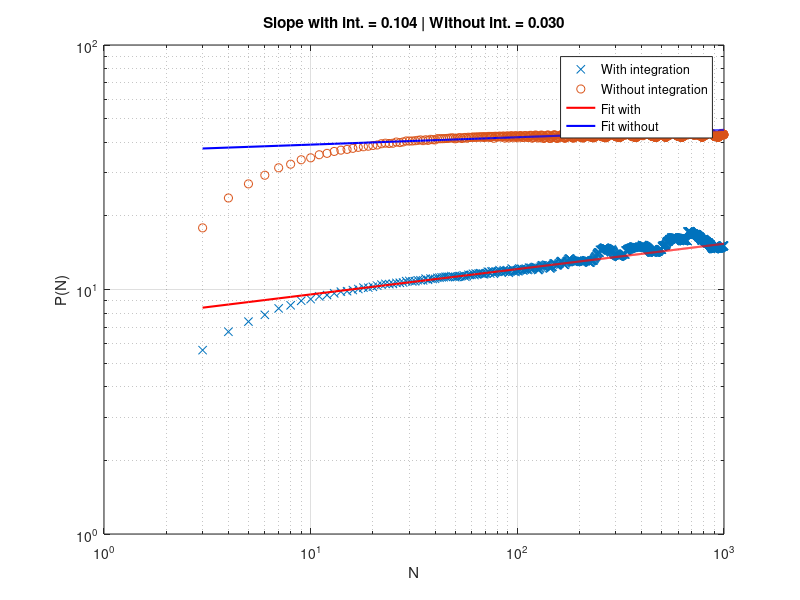

The MATLAB source for this figure:
close all ; clear all ; clc;

function plot_signal(x, y, n)

    mean_x = mean(x);
    mean_y = mean(y);

    strMeanX = sprintf('mean(x) = %.4f', mean_x);
    strMeanY = sprintf('mean(y) = %.4f', mean_y);

    figure('Name','I/O Signals');
    subplot(3, 1, 1);
    plot(1:1:n, y, 'LineWidth', 1.2, 'DisplayName', 'Output y[n]');
    hold on;
    plot(1:1:n, x, 'LineWidth', 1.2, 'DisplayName', 'Input x[n]');
    xlabel('Sample');
    ylabel('Signal');
    title('Input & Output Signal');
    grid on;
    legend('Location','best');
    xlim([1 n]);
    
    subplot(3, 1, 2);
    plot(1:1:n, x);
    xlabel('Sample');
    ylabel('Signal');
    title('Input Signal');
    legend(strMeanX, 'Location', 'northeast');
    grid on;
    
    
    subplot(3, 1, 3);
    plot(1:1:n, y);
    xlabel('Sample');
    ylabel('Signal');
    title('Output signal');
    legend(strMeanY, 'Location', 'northeast');
    grid on;

    sgtitle('Time-domain signals (I/O)', 'Color', 'k', 'FontSize', 14, 'FontWeight', 'bold');
end

function plot_pole_zero_diagram(b, a, fn, h)
    figure('Name','Pôle/Zero + Transf Func');
    title('Pole/Zero diagram + Transfert function');
    
    subplot(3, 1, 1);
    zplane(b, a);
    title('Pole-zero diagram');
    grid on;
    
    subplot(3, 1, 2);
    plot(fn, abs(h), 'LineWidth', 1.5);
    xlabel('Normalized frequency f/f_e');
    ylabel('|H(f)|');
    title('Magnitude response');
    grid on;
    xlim([-0.5 0.5]);
    
    subplot(3, 1, 3);
    plot(fn, angle(h), 'LineWidth', 1.5);
    xlabel('Normalized frequency f/f_e');
    ylabel('Phase (rad)');
    title('Phase response');
    grid on;
    xlim([-0.5 0.5]);

    sgtitle('Pole-Zero diagram + Transfer function', 'Color', 'k', 'FontSize', 14, 'FontWeight', 'bold');
end


function plot_signal_properties(u, fn, N, sigName)
    U = fftshift(fft(u));
    periodo = (abs(U).^2) / N; 
    mean_perio = mean(periodo);
    R_uu = xcorr(u, 'biased');
    lags = -(N-1):(N-1);

    strMeanPerio = sprintf('mean(|%s|^2/N) = %.4f', upper(sigName), mean_perio);

    figure('Name', sprintf('%s Properties', sigName));
    
    subplot(3, 1, 1);
    plot(fn, abs(U));
    ylabel(sprintf('|%s(f)|', upper(sigName)));
    xlabel('Normalized frequency f/f_e');
    xlim([-0.5 0.5]);
    title(sprintf('Amplitude spectrum of %s', sigName));
    grid on;

    subplot(3, 1, 2);
    plot(fn, 10*log10(periodo));
    ylabel(sprintf('|%s(f)|^2 / N  (dB)', upper(sigName)));
    xlabel('Normalized frequency f/f_e');
    title(sprintf('Power spectral density estimation of %s', sigName));
    xlim([-0.5 0.5]);
    legend(strMeanPerio, 'Location', 'northeast');
    
    subplot(3, 1, 3);
    plot(lags, R_uu);
    ylabel(sprintf('R_{%s %s}', sigName, sigName));
    xlabel('Lag \tau');
    xlim([-500 500]);
    grid on;
    title(sprintf('Autocorrelation of %s', sigName));
    
    sgtitle(sprintf('Statistical properties of %s', sigName), 'Color', 'k', 'FontSize', 14, 'FontWeight', 'bold');
end

% Step 1
function y_cum = integrate_signal(x)
    x_cent = x - mean(x);
    % y_cum = cumtrapz(1:length(x), x_cent); % Which one int. is better ?
    y_cum = cumsum(x_cent);
end

% Step 2/a
function trend = proc_trend_2a(x, N, k)
    M = length(x);
    nb_wind = floor(M/N);
    trend_x = zeros(M, 1);
    for i = 1 : nb_wind
        % trend_segm = mean(x((i-1) * N + 1 : i*N)); % k = 0
        p = polyfit(1:N, x((i-1) * N + 1 : i*N), k);
        trend_segm = polyval(p, 1:N);
        trend_x((i-1) * N + 1 : i*N) = trend_segm;
    end
    trend = trend_x;
end

% Step 2/b
function trend = proc_trend_2b(x, N)
    M = length(x);
    nb_wind = floor(M/N);
    trend_x = zeros(M, 1);
    for i = 1 : nb_wind
        z = exp(1j*2*pi*(1:N-1)/N);
        b = real(poly(z)) / N;
        trend_segm = filter(b, 1, x((i-1) * N + 1 : i*N));  
        trend_x((i-1) * N + 1 : i*N) = trend_segm;
    end
    trend = trend_x;
end

function trend = proc_trend_2c1(x, N)
    M = length(x);
    nb_wind = floor(M/N);
    trend_x = zeros(M, 1);
    h = ones(1, N) / N;
    h_eq = conv(h, fliplr(h)); % Length = 2N-1 ; Shift = N-1
    for i = 1 : nb_wind
        full = conv(x((i-1) * N + 1 : i*N), h_eq); % Length = 3N-2
        trend_segm = full(N:2*N-1);
        trend_x((i-1) * N + 1 : i*N) = trend_segm;
    end
    trend = trend_x;
end

function trend = proc_trend_2c2(x, N)
    M = length(x);
    nb_wind = floor(M/N);
    trend_x = zeros(M, 1);
    h = ones(1, N) / N;
    h_eq = zeros(1, 2*N-1);
    h_eq(N:2*N-1) = h;
    h_eq(1:N)= h_eq(1:N) + fliplr(h);
    for i = 1 : nb_wind
        full = conv(x((i-1) * N + 1 : i*N), h_eq);
        trend_segm = full(N:2*N-1);        
        trend_x((i-1) * N + 1 : i*N) = trend_segm;
    end
    trend = trend_x;
end

% Etape 4
function [N_values, P, coef, slope] = compute_power_proc_r(y)
    M = length(y);
    N_values = 3:floor(M/2);
    P = zeros(size(N_values));
    
    for idx = 1:numel(N_values)
        Ni = N_values(idx);
        L  = floor(M/Ni);
        trend = proc_trend_2c2(y, Ni); % Switch to change version of computation of the trend
        r = y(1:L*Ni) - trend(1:L*Ni);
        P(idx) = mean(abs(r).^2);
    end
    idx_fit = N_values >= 15 & N_values <= floor(M/10); % Avoid extreme values for the fit
    coef = polyfit(log(N_values(idx_fit)), log(P(idx_fit)), 1);
    slope = coef(1);
end


% 2.2.a
N = 2000;
R = 0.95;
f1_rej = 1/4; % Normalized
f2_rej = 4/9;

omega1 = 2*pi*f1_rej;
omega2 = 2*pi*f2_rej;

z1 = R * exp(1i*omega1);
z2 = R * exp(-1i*omega2);

fn = -1/2 : 1/N : 1/2 - 1/N;

% b = poly([z1 conj(z1) z2 conj(z2)]);
% a = 1;

b = 1;
a = poly([z2 conj(z2)]);

h = freqz(b, a, 2*pi*fn);

u = randn(N, 1);
x = filter(b, a, u);

y = integrate_signal(x);


[N_values_y, P_y, coef_y, slope_y] = compute_power_proc_r(y);
[N_values_x, P_x, coef_x, slope_x] = compute_power_proc_r(x); % without integration step.

figure('Name', "r's Power");
loglog(N_values_y, P_y, 'x'); hold on;
loglog(N_values_x, P_x, 'o');
plot(N_values_y, exp(polyval(coef_y, log(N_values_y))), 'r-', 'LineWidth', 1.5);
plot(N_values_x, exp(polyval(coef_x, log(N_values_x))), 'b-', 'LineWidth', 1.5);
xlabel('N'); ylabel('P(N)');
title(sprintf('Slope with int. = %.3f | Without int. = %.3f', slope_y, slope_x));
legend('With integration', 'Without integration', 'Fit with', 'Fit without', 'Location', 'best');
grid on;
exportgraphics(gcf, './Figures/power_in_func_N.png', 'BackgroundColor', 'white');



% plot_pole_zero_diagram(b, a, fn, h);
% exportgraphics(gcf, './Figures/All_zero_diagram.png', 'BackgroundColor', 'white');
% 
% 
% plot_signal_properties(u, fn, N, 'u');
% exportgraphics(gcf, './Figures/zero_u_prop.png', 'BackgroundColor', 'white');
% 
% 
% plot_signal_properties(x, fn, N, 'x');
% exportgraphics(gcf, './Figures/zero_x_prop.png', 'BackgroundColor', 'white');
% 
% 
% plot_signal(u, x, N);
% exportgraphics(gcf, './Figures/All_zero_Inp_Out.png', 'BackgroundColor', 'white');
% 
% % 2.2.b
% N = 2000;
% R = 0.99;
% f1_res = 1/3; % Normalized
% f2_res = 3/7;
% 
% omega1 = 2*pi*f1_res;
% omega2 = 2*pi*f2_res;
% 
% p1 = R * exp(1i*omega1);
% p2 = R * exp(-1i*omega2);
% 
% fn = -1/2 : 1/N : 1/2 - 1/N;
% 
% b = 1;
% a = poly([p1 conj(p1) p2 conj(p2)]);
% 
% h = freqz(b, a, 2*pi*fn);
% 
% u = randn(1, N);
% x = filter(b, a, u);
% 
% plot_pole_zero_diagram(b, a, fn, h);
% exportgraphics(gcf, './Figures/All_pole_diagram.png', 'BackgroundColor', 'white');
% 
% plot_signal_properties(u, fn, N, 'u');
% exportgraphics(gcf, './Figures/pole_u_prop.png', 'BackgroundColor', 'white');
% 
% plot_signal_properties(x, fn, N, 'x');
% exportgraphics(gcf, './Figures/pole_x_prop.png', 'BackgroundColor', 'white');
% 
% plot_signal(u, x, N);
% exportgraphics(gcf, './Figures/All_pole_Inp_Out.png', 'BackgroundColor', 'white');
